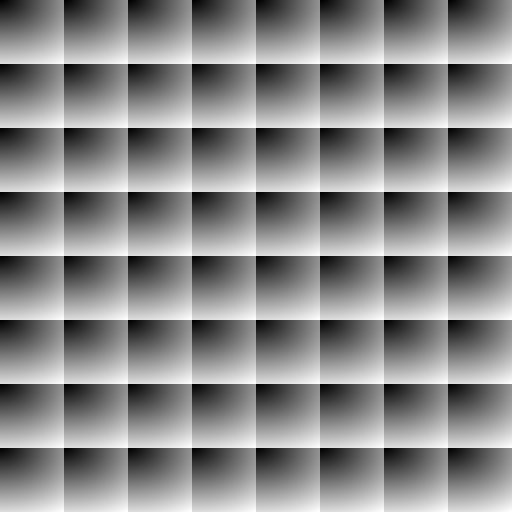
%> input picture checkerboard.png, 512 x 512 px
$ octave Proposed_updated.m   (GNU Octave 9; MATLAB toolbox functions it lacks are replaced by stand-ins)
%> lines starting %> are read from the running program, lines starting %| are printed output that depends on the picture; in (x1, y1, x2, y2) boxes, pixels count from 0 and x2, y2 are one past the last pixel; in counts of white or black regions, pixels touching at a corner belong together; the program's own positions count from 1
### findDelta.m
function [mx_delta,mx_capacity,mx_map,mx_peak] = findDelta(img,min_val,max_val)
H = double(img);
[h, w] = size(img);
mx_capacity = 0;
for delta=min_val:max_val
    map = zeros(w,1);
    flag = zeros(w,1);
    map(1) = 1;
    flag(1) = 1;
    for i=2:length(map)
        map(i) = map(i-1)+delta;
        if(map(i)>w)
            map(i) = map(i)-w;
        end
        if(flag(map(i))==1)
            map(i) = map(i)+1;
        end
        flag(map(i)) = 1;
    end
    diff = zeros(h,w/2);
    for i=1:w/2
        x = 2*(i-1)+1;
        y = x+1;
        diff(:,i) = abs(H(:,map(x))-H(:,map(y)));
    end

    u_val = unique(diff(:));
    if length(u_val)==1
        peak = u_val;
        capacity = w*h/2;
    else
        [aa, bb] = histcounts(diff(:),unique(diff(:)));
        [capacity,ind] = max(aa);
        peak = bb(ind);
    end
    if(capacity>mx_capacity)
        mx_capacity = capacity;
        mx_delta = delta;
        mx_map = map;
        mx_peak = peak;
    end
end

### Proposed_updated.m
img = imread('checkerboard.png');
%> img is the input picture: size 512x512 uint8; min 0, max 255, mean 138.7

if ( size ( img,3 ) ~= 1)
    img=rgb2gray(img);
end

imshow(img);

[h, w] = size(img);
%> h = 512; w = 512
delta = findDelta(img,1,511);
%> the loop in findDelta, `for delta=min_val:max_val` made 511 passes
%> (aa, bb, capacity, ind, peak, mx_capacity, mx_peak) on pass 1: ([28160 54342 48570], [0 1 2 3], 54342, 2, 1, 54342, 1)
%> (aa, bb, capacity, ind, peak) on pass 2: ([13504 28736 28480 23236 23228 13888], [0 1 2 3 4 5 6], 28736, 2, 1)
%> after the loop in findDelta, `for delta=min_val:max_val`:
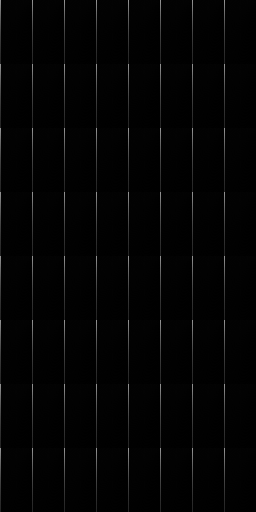
%> diff: size 512x256 double; min 0, max 146, mean 3.6
%> after the loop in findDelta, `for delta=min_val:max_val`: aa = 58 values, max 53178 at index 2, min 64 at index 10, mean 2259.9; bb = 59 values from 0 to 146; capacity = 53178; flag = 512 values from 1 to 1; ind = 2; map = 512 values, max 512 at index 2, min 1 at index 1, mean 256.5; mx_capacity = 131072; mx_delta = 64; mx_map = 512 values, max 512 at index 512, min 1 at index 1, mean 256.5; mx_peak = 0; peak = 1
%> delta = 64
map = zeros(w,1);
flag = zeros(w,1);
map(1) = 1;
flag(1) = 1;
for i=2:length(map)
    map(i) = map(i-1)+delta;
    if(map(i)>w)
        map(i) = map(i)-w;
    end
    if(flag(map(i))==1)
        map(i) = map(i)+1;
    end
    flag(map(i)) = 1;
end
%> after the loop, flag = 512 values from 1 to 1; map has the same summary as mx_map in findDelta
img_org = img;
img = img(:,map);
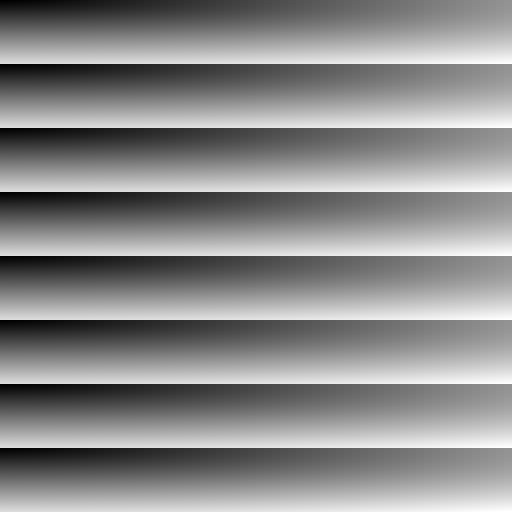
%> img: size 512x512 uint8; min 0, max 255, mean 138.7; mean of the top-left, top-right, bottom-left and bottom-right quarters 118.5, 159, 118.5, 159
H = double(img);
figure;
imshow(img);


diff = zeros(h,w/2);
for i=1:w/2
    x = 2*(i-1)+1;
    y = x+1;
    diff(:,i) = abs(H(:,x)-H(:,y));
end
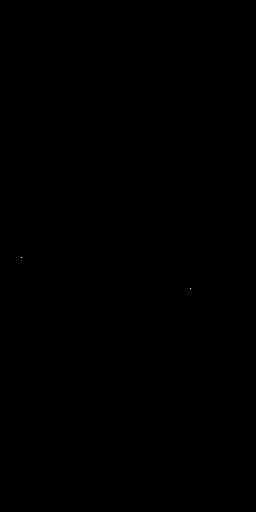
%> diff: size 512x256 double; values 0 (black) and 1 (white), 0% white in thin lines or dots, all inside (x1, y1, x2, y2) = (21, 257, 191, 289)

u_val = unique(diff(:));
%> u_val = [0; 1]
if length(u_val)==1
    peak = u_val;
    capacity = w*h/2;
else
    [aa, bb] = histcounts(diff(:),unique(diff(:)));
%> aa = 131072; bb = [0 1]
    [capacity,ind] = max(aa);
%> capacity = 131072; ind = 1
    peak = bb(ind);
%> peak = 0
end
for i=1:h
    for j=1:w/2
        if(diff(i,j)>peak)
            diff(i,j) = diff(i,j)+1;
        end
    end
end
m = randi([0 1],capacity,1);

k = 0;
for i=1:h
    for j=1:w/2
        if(diff(i,j)==peak)
            k = k+1;
            diff(i,j) = diff(i,j)+m(k);
        end
    end
end
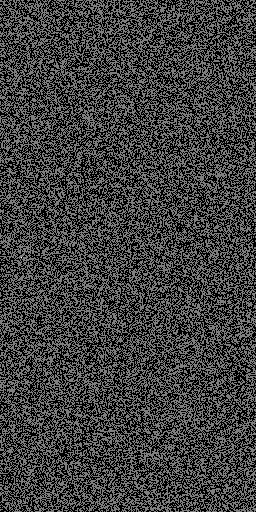
%> diff: size 512x256 double; min 0, max 2, mean 0.5; drawn with min black and max white
%> after the loop, k = 131070
S = zeros(h,w);
for i=1:h
    for j=1:w/2
        x = 2*(j-1)+1;
        y = x+1;
        if(H(i,x)>=H(i,y))
            S(i,x) = H(i,y)+diff(i,j);
            S(i,y) = H(i,y);
        else
            S(i,y) = H(i,x)+diff(i,j);
            S(i,x) = H(i,x);
        end

    end
end

[pk,mse] = psnr(img,uint8(S));
%> pk = 54.16; mse = 49.53
clear imap;
imap(map) = 1:length(map);
img_embed = uint8(S(:,imap));
figure
imshow(img_embed);

disp(strcat('Delta = ',num2str(delta)));
%| Delta =64
disp(strcat('Capacity = ',num2str(capacity)));
%| Capacity =131072
disp(strcat('PSNR = ',num2str(pk)));
%| PSNR =54.1559
disp(strcat('Peak = ',num2str(peak)));
%| Peak =0
